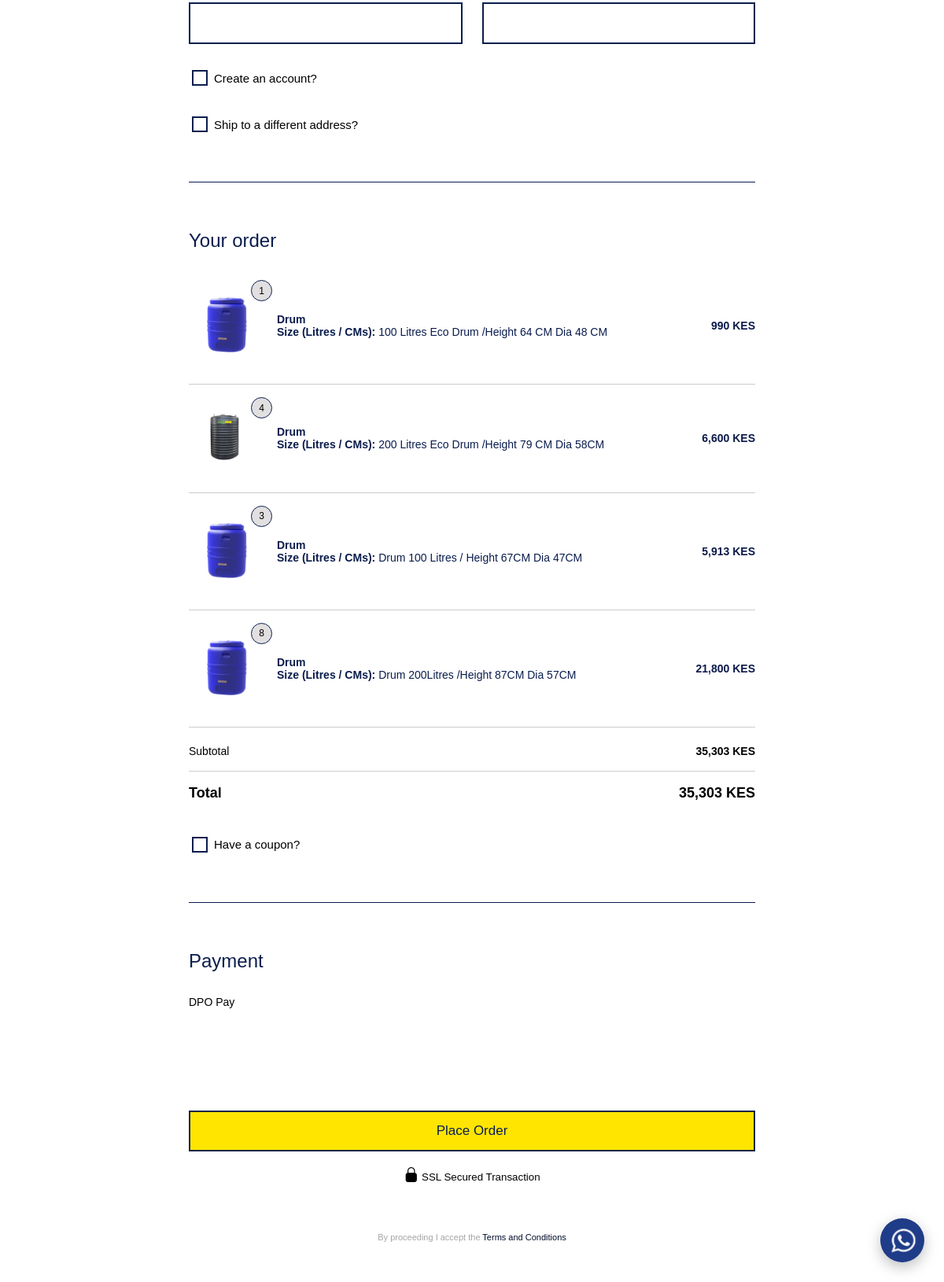
The page /checkout/ (lower part) on the database as committed earlier.
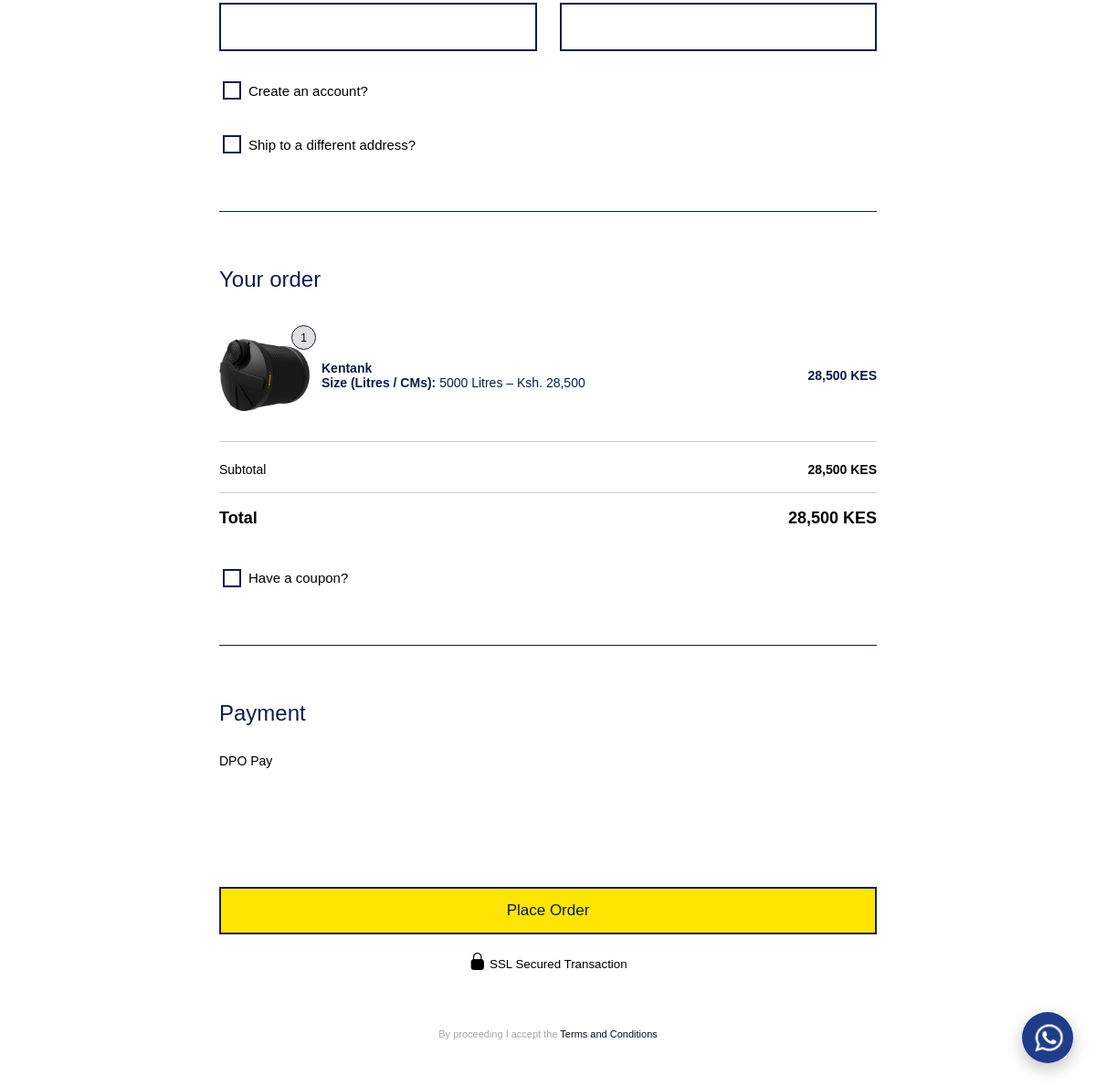
The same page on the database as committed later.
### shop/models.py (models this page shows, shortened)
class CartItem(models.Model):
    user = models.ForeignKey(User, on_delete=models.CASCADE, null=True, blank=True)
    product = models.ForeignKey(Product, on_delete=models.CASCADE)
    option = models.ForeignKey(ProductOption, on_delete=models.SET_NULL, null=True, blank=True)
    price = models.DecimalField(max_digits=10, decimal_places=2)
    quantity = models.PositiveIntegerField(default=1)
    class Meta:
        unique_together = ('user', 'product', 'option')
    @property
    def line_total(self):
        return self.price * self.quantity

class ProductOption(models.Model):
    product = models.ForeignKey(
        Product,
        on_delete=models.CASCADE,
        related_name="options"
    )
    name = models.CharField(max_length=200)  # e.g. "200 Litres"
    price = models.DecimalField(max_digits=10, decimal_places=2)
    stock = models.IntegerField(default=0)
    image = models.ImageField(
        upload_to="products/options/",
        blank=True,
        help_text="Optional image for this size/option"
    )

class Product(models.Model):
    CATEGORY_CHOICES = [
        ("water_tanks", "Water Tanks & Storage"),
        ("sanitation", "Sanitation"),
        ("agriculture", "Agriculture"),
        ("material_handling", "Material Handling"),
        ("water_supply", "Water Supply & Accessories"),
        ("special_products", "Special Products"),
    ]
    TYPE_CHOICES = [
        ("viable", "Viable"),
        ("simple", "Simple"),
    ]
    brochure = models.FileField(
        upload_to="brochures/",
        blank=True,
        null=True,
        help_text="Upload product brochure (PDF recommended)"
    )
    name = models.CharField(max_length=200)
    slug = models.SlugField(unique=True)
    category = models.CharField(max_length=50, choices=CATEGORY_CHOICES)
    price = models.DecimalField(max_digits=10, decimal_places=2)
    type = models.CharField(max_length=20, choices=TYPE_CHOICES)
    quantity = models.IntegerField(default=0)
    image = models.ImageField(upload_to="products/")
    short_description = models.CharField(
        max_length=300,
        blank=True,
        null=True,
        help_text="Brief summary shown on product cards or listings."
    )
    description = models.TextField(blank=True, null=True)
    stock_status = models.BooleanField(default=True)
    offers_delivery = models.BooleanField(
        default=False,
        help_text="Check this if this product requires delivery & shipping zone selection"
    )

### shop/views.py (the view, shortened to what this page needs)
# urls.py: path('checkout/', views.checkout, name='checkout'),
def checkout(request):
    user = request.user if request.user.is_authenticated else None
    cart_items = CartItem.objects.filter(user=user)
    if not cart_items.exists():
        return redirect("cart")
    total = Decimal("0.00")
    for item in cart_items:
        total += item.price * item.quantity
    return render(request, "checkout.html", {
        "cart_items": cart_items,
        "total": total
    })

### shop/templates/checkout.html (shortened to what this page needs)
{% load humanize %}
{% load static %}
<!doctype html>
<html lang="en">
<head>
    <link rel="stylesheet" href="{% static 'assets/css/checkout.css' %}">
    <link rel="stylesheet" href="https://cdn.jsdelivr.net/npm/bootstrap-icons@1.13.1/font/bootstrap-icons.min.css">
</head>
<body>
<header>
    {% include 'navbar.html' %}
</header>
<main class="checkout-wrapper">
    <form method="post" class="checkout-form">
        <section class="billing">
            <div class="form-grid">
                <div class="form-group">
                    <input type="text" name="phone" required>
                </div>
                <div class="form-group">
                    <input type="email" name="email" required>
                </div>
            </div>
            <div class="extra-options">
            <label class="checkbox">
                <input type="checkbox" id="createAccountCheckbox" name="create_account">
                Create an account?
            </label>
                <br>
            <label class="checkbox">
                <input type="checkbox" id="shipDifferentCheckbox" name="ship_different">
                Ship to a different address?
            </label>
        </div>
        </section>
        <hr class="divider">
        <section class="order-summary">
    <h2>Your order</h2>
    {% for item in cart_items %}
    <div class="order-row">
        <div class="order-left">
            <div class="order-image-wrapper">
                <img src="{{ item.option.image.url }}" class="order-img">
                <span class="order-qty-badge">{{ item.quantity }}</span>
            </div>
            <div class="order-info">
                <strong>{{ item.product.name }}</strong>
                {% if item.option %}
                    <div class="meta">
                        <strong>Size (Litres / CMs):</strong> {{ item.option.name }}
                    </div>
                {% endif %}
            </div>
        </div>
        <div class="order-price">
            {{ item.line_total|floatformat:0|intcomma }} KES
        </div>
    </div>
        <hr style="border: 0; border-top: 1px solid #cccccc; margin: 10px 0;">
    {% endfor %}
    <div class="summary-row">
        <span>Subtotal</span>
        <strong>{{ total|floatformat:0|intcomma }} KES</strong>
    </div>
        <hr style="border: 0; border-top: 1px solid #cccccc; margin: 5px 0;">
    <div class="summary-total">
        <strong>Total</strong>
        <strong>{{ total|floatformat:0|intcomma }} KES</strong>
    </div>
</section>
        <div class="extra-options">
            <label class="checkbox">
                <input type="checkbox" name="create_account">
                Have a coupon?
            </label>
        </div>
        <hr class="divider">
        <section class="payment">
            <h2>Payment</h2>
            <p>DPO Pay</p>
        </section>
        <button type="submit" class="place-order" id="placeOrderBtn">
            Place Order
        </button>
        <div class="footer">
            <div class="ssl">
                <small><i class="bi bi-lock-fill" style="font-size: 19px;"></i> SSL Secured Transaction</small>
            </div>
            <div class="terms">
                <p>
                    <span style="color: #a6a5a5;">By proceeding I accept the</span>
                    <a href="#">Terms and Conditions</a>
                </p>
            </div>
        </div>
    </form>
</main>
</body>
</html>

Rows that differ between the two databases and show on the page:
removed CartItem: option.image (picture), quantity "1", product.name "Drum", option.name "100 Litres Eco Drum /Height 64 CM Dia 48 CM", line_total "990"
removed CartItem: option.image (picture), quantity "4", product.name "Drum", option.name "200 Litres Eco Drum /Height 79 CM Dia 58CM", line_total "6,600"
removed CartItem: option.image (picture), quantity "3", product.name "Drum", option.name "Drum 100 Litres / Height 67CM Dia 47CM", line_total "5,913"
removed CartItem: option.image (picture), quantity "8", product.name "Drum", option.name "Drum 200Litres /Height 87CM Dia 57CM", line_total "21,800"
added CartItem: option.image (picture), quantity "1", product.name "Kentank", option.name "5000 Litres – Ksh. 28,500", line_total "28,500"
Other text that changed with them:
{{ total|floatformat:0|intcomma }}: "35,303" → "28,500"
